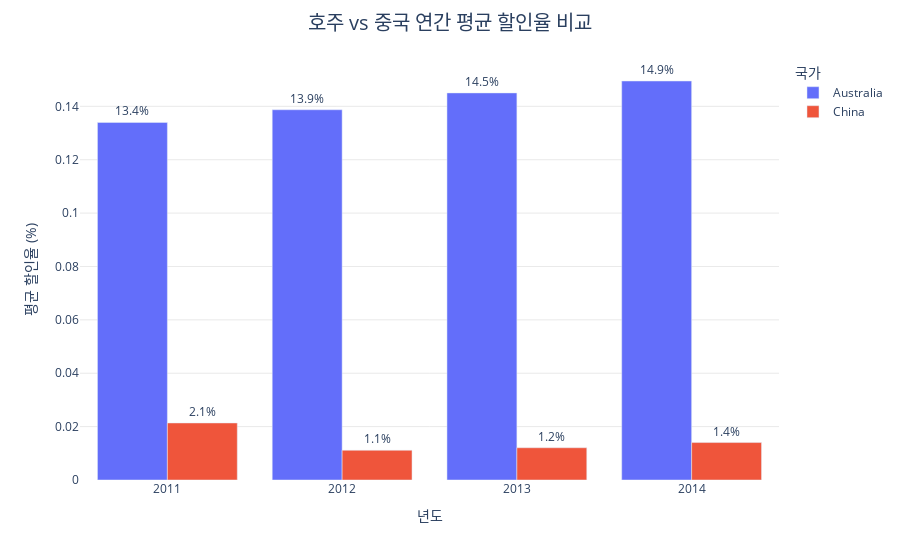

The code cell stored with this chart in its notebook:
### Markdown cell above
### 호주, 중국 연도별 평균 할인율 비교

### Code cell
df_filtered = df[df["Country"].isin(["Australia", "China"])]

discount_comparison = df_filtered.groupby(["Year", "Country"])["Discount"].mean().reset_index()

fig = px.bar(
    discount_comparison, x="Year", y="Discount", color="Country", barmode="group",
    labels={"Discount": "평균 할인율 (%)", "Year": "년도"},
    text=discount_comparison["Discount"].apply(lambda x: f"{x:.1%}")  
)

fig.update_traces(textposition="outside")

fig.update_layout(
    title=dict(text="호주 vs 중국 연간 평균 할인율 비교",
               x=0.5),
    title_font_size=20,
    plot_bgcolor="white",
    legend_title_text="국가",
    yaxis=dict(
        showgrid=True, gridwidth=0.5, gridcolor="lightgray"
    )

)

fig.show()

### Figure 1 — Plotly figure (JSON) as saved in the notebook; plotly's stock layout.template omitted (floating-point values rounded to 4 significant figures)
{"data": [{"alignmentgroup": "True", "hovertemplate": "Country=Australia<br>년도=%{x}<br>평균 할인율 (%)=%{y}<br>text=%{text}<extra></extra>", "legendgroup": "Australia", "marker": {"color": "#636efa", "pattern": {"shape": ""}}, "name": "Australia", "offsetgroup": "Australia", "orientation": "v", "showlegend": true, "text": ["13.4%", "13.9%", "14.5%", "14.9%"], "textposition": "outside", "type": "bar", "x": [2011, 2012, 2013, 2014], "xaxis": "x", "y": [0.134, 0.1387, 0.145, 0.1495], "yaxis": "y"}, {"alignmentgroup": "True", "hovertemplate": "Country=China<br>년도=%{x}<br>평균 할인율 (%)=%{y}<br>text=%{text}<extra></extra>", "legendgroup": "China", "marker": {"color": "#EF553B", "pattern": {"shape": ""}}, "name": "China", "offsetgroup": "China", "orientation": "v", "showlegend": true, "text": ["2.1%", "1.1%", "1.2%", "1.4%"], "textposition": "outside", "type": "bar", "x": [2011, 2012, 2013, 2014], "xaxis": "x", "y": [0.02137, 0.01114, 0.01208, 0.01403], "yaxis": "y"}], "layout": {"barmode": "group", "legend": {"title": {"text": "국가"}, "tracegroupgap": 0}, "margin": {"t": 60}, "plot_bgcolor": "white", "title": {"font": {"size": 20}, "text": "호주 vs 중국 연간 평균 할인율 비교", "x": 0.5}, "xaxis": {"anchor": "y", "domain": [0, 1], "title": {"text": "년도"}}, "yaxis": {"anchor": "x", "domain": [0, 1], "gridcolor": "lightgray", "gridwidth": 0.5, "showgrid": true, "title": {"text": "평균 할인율 (%)"}}}}
